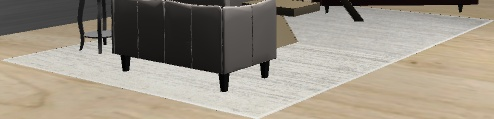
#> input picture task4/generate/generagefeature/otherviewimage/AreaRug_modified_wayfair_assets_AreaRug_AreaRug_MROW8373_v6_LOD2__1__wayfair_store_11_3.jpg, 494 x 119 px
$ python rw.py ../../task4/generate/generagefeature/otherviewimage/AreaRug_modified_wayfair_assets_AreaRug_AreaRug_MROW8373_v6_LOD2__1__wayfair_store_11_3.jpg ../../task4/generate/generagefeature/otherviewimage/Bed_modified_wayfair_assets_Bed_Bed_ALCT1694_wayfair_store_13_6.jpg
#> lines starting #> are read from the running program, lines starting #| are printed output that depends on the picture
import os
import sys
#import Image
from PIL import Image


def rotate_img(img_path, num):
#> called with num = 0
    img = Image.open(img_path)
#> img is the input picture: PIL image 494x119 RGB; mean R, G, B 154.6, 146, 132.3
    img = img.convert('RGB')
    img = img.rotate(num, expand=True)
    return img

def tb_mirrotrans(img_path):
    img = Image.open(img_path)
    img = img.convert('RGB')
    return img.transpose(Image.FLIP_TOP_BOTTOM)

def lr_mirrotrans(img_path):
    img = Image.open(img_path)
    img = img.convert('RGB')
    return img.transpose(Image.FLIP_LEFT_RIGHT)
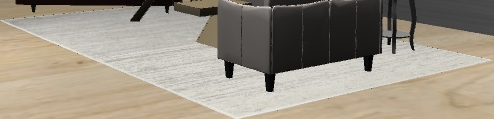
#> returned value: PIL image 494x119 RGB; mean R, G, B 154.6, 146, 132.3
def rich_img(load_img, dump_dir):
    if not os.path.exists(dump_dir):
        os.makedirs(dump_dir)
    count = 1
    for num in range(0, 360, 45):
        tmp = rotate_img(load_img, num)
        tmp.save(os.path.join(dump_dir, os.path.split(load_img.replace('.jpg', f'_{count}.jpg'))[1]))
        count += 1
    tmp = lr_mirrotrans(load_img)
    tmp.save(os.path.join(dump_dir, os.path.split(load_img.replace('.jpg', f'_{count}.jpg'))[1]))
    count += 1
    tmp = tb_mirrotrans(load_img)
#> in tb_mirrotrans, `return img.transpose(Image.FLIP_TOP_BOTTOM)`:
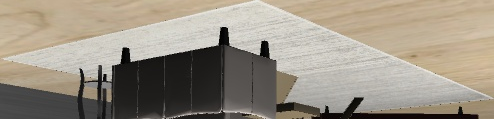
#> returned value: PIL image 494x119 RGB; mean R, G, B 154.6, 146, 132.3
    tmp.save(os.path.join(dump_dir, os.path.split(load_img.replace('.jpg', f'_{count}.jpg'))[1]))
rich_img(sys.argv[1],sys.argv[2])
